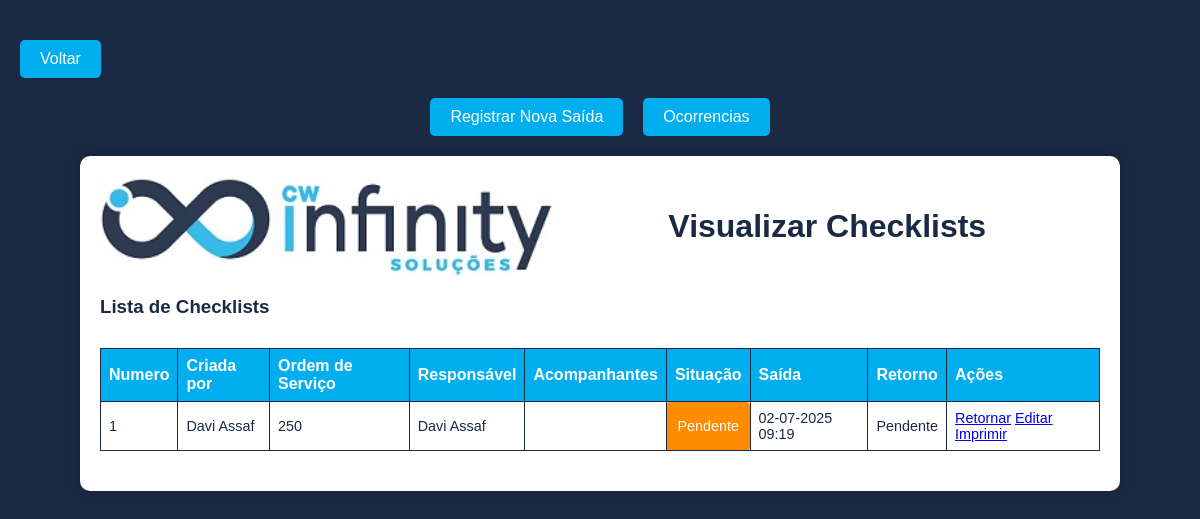
The app's page /menu/checklist/index.php (signed in) with its own data.
### tables this page shows
CREATE TABLE IF NOT EXISTS `checklist` (
  `id_checklist` int NOT NULL AUTO_INCREMENT,
  `nome_num` varchar(100) DEFAULT NULL,
  `criador` int DEFAULT NULL,
  `responsavel` int DEFAULT NULL,
  `motorista` int DEFAULT NULL,
  `veiculo` int DEFAULT NULL,
  `acompanhantes` text,
  `km_saida` int DEFAULT '0',
  `km_retorno` int DEFAULT NULL,
  `cliente` varchar(75) DEFAULT NULL,
  `contato` varchar(255) DEFAULT NULL,
  `telefone` varchar(20) DEFAULT NULL,
  `destino` varchar(250) DEFAULT NULL,
  `cidade` varchar(250) DEFAULT NULL,
  `saida` datetime DEFAULT CURRENT_TIMESTAMP,
  `retorno` datetime DEFAULT NULL,
  `situacao` varchar(10) DEFAULT '',
  `observacoes` text,
  PRIMARY KEY (`id_checklist`),
  KEY `responsavel` (`responsavel`),
  KEY `motorista` (`motorista`),
  KEY `veiculo` (`veiculo`),
  KEY `cliente` (`cliente`),
  KEY `destino` (`destino`),
  KEY `cidade` (`cidade`)
);

CREATE TABLE IF NOT EXISTS `funcionarios` (
  `id_funcionario` int NOT NULL AUTO_INCREMENT,
  `nome` varchar(100) NOT NULL,
  `telefone` varchar(25) NOT NULL,
  `email` varchar(250) DEFAULT NULL,
  `senha` varchar(255) DEFAULT NULL,
  `administrador` tinyint NOT NULL DEFAULT '0',
  PRIMARY KEY (`id_funcionario`),
  UNIQUE KEY `id` (`id_funcionario`)
);

### menu/checklist/index.php (the view, shortened to what this page needs)
<?php
include '../conn.php';
$query_checklists = "SELECT c.id_checklist, c.nome_num, c.acompanhantes, f.nome AS responsavel, fc.nome AS criador, c.situacao, c.retorno, c.saida
                    FROM checklist c
                    LEFT JOIN funcionarios f ON c.responsavel = f.id_funcionario
                    LEFT JOIN funcionarios fc ON c.criador = fc.id_funcionario
                    ORDER BY c.id_checklist DESC";
$result_checklists = $conn->query($query_checklists);
?>
<!DOCTYPE html>
<html lang="pt-BR">
<head>
    <link rel="stylesheet" href="style.css">
</head>
<body>
    <div class="back-button">
        <a href="..">Voltar</a>
    </div>
    <div class="menu">
        <a href="registrar_saida">
            <button>Registrar Nova Saída</button>
        </a>
        <?php if (isset($_SESSION['user_type']) && $_SESSION['user_type'] == 1): ?>
            <a href="ocorrencias">
                <button>Ocorrencias</button>
            </a>
        <?php endif; ?>
    </div>
    <div class="container">
        <div class="header">
            <img src="../../images/logo_infinity_menu.jpg" alt="Logo" class="logo">
            <h1 style="flex-grow: 1; text-align: center; margin: 0;">Visualizar Checklists</h1>
        </div>
        <div class="section">
            <h3>Lista de Checklists</h3>
            <table class="table-style">
                <thead>
                    <tr>
                        <th>Numero</th>
                        <th>Criada por</th>
                        <th>Ordem de Serviço</th>
                        <th>Responsável</th>
                        <th>Acompanhantes</th>
                        <th>Situação</th>
                        <th>Saída</th>
                        <th>Retorno</th>
                        <th>Ações</th>
                    </tr>
                </thead>
                <tbody>
                    <?php
                    if ($result_checklists->num_rows > 0) {
                        while ($checklist = $result_checklists->fetch_assoc()): ?>
                            <tr>
                                <td><?php echo htmlspecialchars($checklist['id_checklist']); ?></td>
                                <td><?php echo htmlspecialchars($checklist['criador'] ?? 'Desconhecido') ?></td>
                                <td><?php echo htmlspecialchars($checklist['nome_num'] ?? 'Não informado'); ?></td>
                                <td><?php echo htmlspecialchars($checklist['responsavel'] ?? 'Não informado'); ?></td>
                                <td><?php echo htmlspecialchars($checklist['acompanhantes'] ?? 'Sem Acompanhantes'); ?> </td>
                                <td class="status <?php echo htmlspecialchars($checklist['situacao'] ?: 'Pendente'); ?>"><?php echo htmlspecialchars(!isset($checklist['situacao']) ? 'Pendente' : $checklist['situacao']) ?></td>
                                <td><?php echo htmlspecialchars($checklist['saida'] ? date('d-m-Y H:i', strtotime($checklist['saida'])) : 'Pendente') ?></td>
                                <td><?php echo htmlspecialchars($checklist['retorno'] ? date('d-m-Y H:i', strtotime($checklist['retorno'])) : 'Pendente'); ?></td>
                                <td class="actions">
                                    <a href="retornar_checklist?id_checklist=<?php echo htmlspecialchars($checklist['id_checklist']); ?>">Retornar</a>
                                    <a href="editar_checklist?id_checklist=<?php echo htmlspecialchars($checklist['id_checklist']); ?>">Editar</a>
                                    <a href="imprimir_checklist?id_checklist=<?php echo htmlspecialchars($checklist['id_checklist']); ?>">Imprimir</a>
                                </td>
                            </tr>
                    <?php endwhile;
                    } else {
                        echo "<tr><td colspan='6'>Nenhum checklist encontrado.</td></tr>";
                    }
                    ?>
                </tbody>
            </table>
        </div>
    </div>
</body>
</html>

### menu/checklist/style.css (style rules this page uses)
.header { display: flex; align-items: center; justify-content: space-between; margin-bottom: 20px; }
.header .logo { height: 100px; }
.section { margin-bottom: 20px; }
.section h3 { color: var(--primary-color); }

### menu/styles.css (style rules this page uses)
body { background-color: var(--primary-color); font-family: var(--font-family); color: var(--secondary-color); margin: 0; padding: 20px; font-family: Arial, Helvetica, sans-serif; }
h1 { text-align: center; }
h1, h2, h3 { margin-bottom: 30px; }
button { background-color: var(--accent-color); color: var(--secondary-color); border: none; padding: 10px 20px; border-radius: var(--border-radius); cursor: pointer; font-size: 1em; transition: background-color 0.3s ease; }
.back-button { margin: 20px; }
.back-button a { background-color: var(--accent-color); color: var(--secondary-color); text-decoration: none; transition: background-color 0.2s, color 0.2s; font-weight: 500; font-size: 1rem; display: inline-block; padding: 10px 20px; border-radius: var(--border-radius); }
.back-button { margin: 20px 0; text-align: left; }
.container, .container-box { background-color: var(--secondary-color); color: var(--primary-color); padding: 20px; border-radius: var(--container-radius); box-shadow: var(--shadow); width: 90%; max-width: 1000px; margin: 0 auto; }
.table-style, table { width: 100%; border-collapse: collapse; background-color: var(--secondary-color); color: var(--primary-color); }
.table-style th, table th { background-color: var(--accent-color); color: var(--secondary-color); border: 1px solid var(--primary-color); padding: 8px; text-align: left; }
.table-style td { border: 1px solid var(--primary-color); padding: 8px; overflow-wrap: break-word; font-size: 0.9em; }
.menu { display: flex; justify-content: center; gap: 20px; margin: 20px 0; }
.status { padding: 5px 10px; border-radius: 4px; text-align: center; }
.status.Pendente { background-color: #ff8c00; color: white; }

### menu/config.css (style rules this page uses)
:root { --primary-color: #1A2A44; --secondary-color: #FFFFFF; --accent-color: #00AEEF; --accent-hover-color: #008FCC; --neutral-color: #F2F2F2; --font-family: Arial, sans-serif; --border-radius: 5px; --container-radius: 10px; --shadow: 0 0 15px rgba(0, 0, 0, 0.2); }

### records on screen
checklist: id_checklist "1", funcionarios.nome "Davi Assaf", nome_num "250", situacao "Pendente", saida "02-07-2025 09:19", retorno "Pendente"
